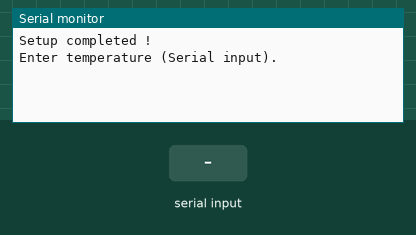
The sketch below on a simulated Arduino Uno, built with avr-gcc and run on an emulated ATmega328P. Shown: the last lines printed to the serial monitor. The inputs (shaded band) are chosen by the test bench.

Above: at 1.2 s.
1.3 s: "*\n" received over Serial
At 3.2 s:
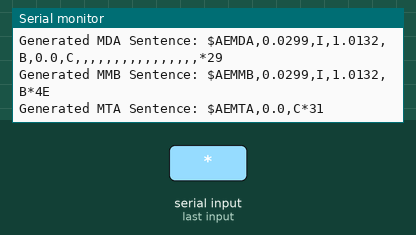
3.5 s: "$\n" received over Serial
At 4.41 s:
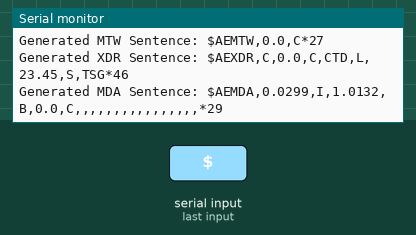
5.7 s: "90,45\n" received over Serial
At 6.58 s:
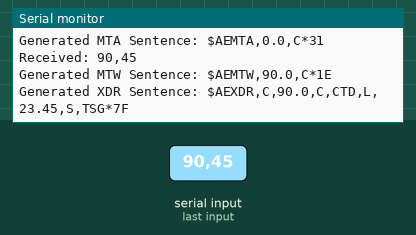
7.9 s: "30,150\n" received over Serial
At 8.89 s:
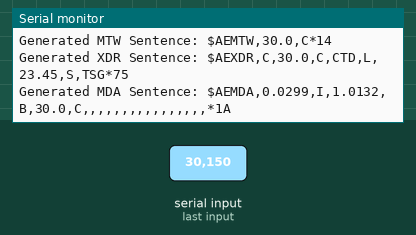
10.3 s: "5\n" received over Serial
At 11.12 s:
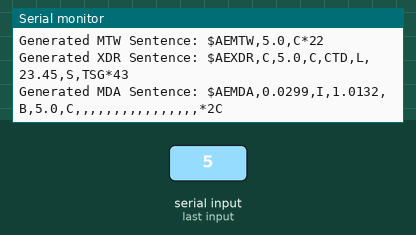
12.5 s: "200\n" received over Serial
At 13.35 s:
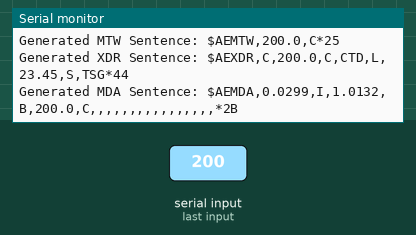
Timing chart, 0 to 15.5 s (numbered marks = the images above; inputs shaded):
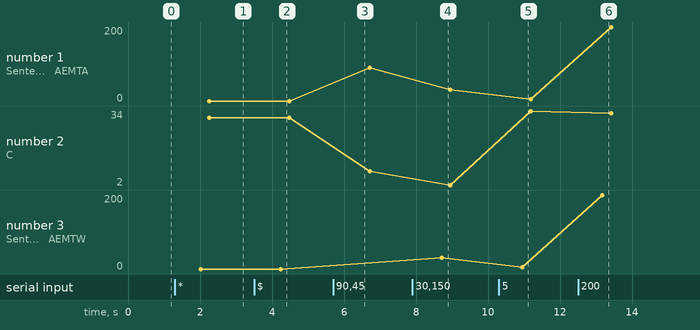

Measured:
- after the input at 1.3 s, the serial monitor: prints a new line after 0.70 s (image 1)
- after the input at 3.5 s, the serial monitor: prints a new line after 0.73 s (image 2)
- after the input at 5.7 s, the serial monitor: prints a new line after 0.76 s (image 3)
- after the input at 7.9 s, the serial monitor: prints a new line after 0.79 s (image 4)
- after the input at 10.3 s, the serial monitor: prints a new line after 0.63 s (image 5)
- after the input at 12.5 s, the serial monitor: prints a new line after 0.66 s (image 6)
- plotted number 1: 0 → 90 after the input at 5.7 s, 90 → 30 after the input at 7.9 s, 30 → 5 after the input at 10.3 s, 5 → 200 after the input at 12.5 s
- plotted number 2: 31 → 8 after the input at 5.7 s, 8 → 2 after the input at 7.9 s, 2 → 34 after the input at 10.3 s, 34 → 33 after the input at 12.5 s

The sketch:

NMEAGenerator.ino
```cpp
/**
  NMEA Sentence generation. WiP.
  MTW & XDR

  Requires interaction with the Serial Console.
  Enter a temperature, and see the generated NMEA sentences.
*/
#include "NMEAParser.h"

#define VERBOSE false
#define SENTENCE_MAX_LEN 512

char sentence[SENTENCE_MAX_LEN];

String EOS = "\r\n";
String receivedSentence = "";

void setup() {
  Serial.begin(9600); // Make sure this matches the console's speed (aka baud rate).
  while (!Serial)
    ;
  Serial.print("Setup completed !\n");
  Serial.print("Enter temperature (Serial input).\n");
}

void loop() {
  int data = -1;
  while (Serial.available() > 0) { // Checks whether data is coming from the serial port
    data = Serial.read(); // Reads the data from the serial port (can be a bluetooth port)
    receivedSentence.concat((char)data);
  }
  // Received a String
  if (receivedSentence.length() > 0) {
    if (receivedSentence.endsWith(EOS)) {
      receivedSentence = receivedSentence.substring(0, receivedSentence.length() - EOS.length());
    }
    receivedSentence.toUpperCase();
    // TODO Manage it
    Serial.print("Received: " + receivedSentence + "\n");
    // Serial.print("\n");
    float temp = 0.0;

    // try { // requires a -fexceptions handling...
      temp = receivedSentence.toFloat();

      if (VERBOSE) {
        Serial.print("Temperature is ");
        Serial.print(temp, 2);
        Serial.print(char(176));
        Serial.print("C");
        Serial.println("");
        Serial.println(temp, 6);
      }
      String talkerID = "AE"; // Astrolabe Expeditions
      String mwtSentence = generateMTW(talkerID, temp);
      // With T=12.345, expect $AEMTW,12.3,C*17
      Serial.println("Generated MTW Sentence: " + mwtSentence);

      String xdrSentence = generateXDR(talkerID, temp, 23.45); // Salinity hard-coded
      // Expect $AEXDR,C,12.3,C,FIREBEETLE,L,23.45,S,FIREBEETLE*65
      Serial.println("Generated XDR Sentence: " + xdrSentence);

      String mdaSentence = generateMDA(talkerID, 1.01325, temp); // Pressure hard-coded
      Serial.println("Generated MDA Sentence: " + mdaSentence);

      String mmbSentence = generateMMB(talkerID, 1.01325); // Pressure hard-coded
      Serial.println("Generated MMB Sentence: " + mmbSentence);

      String mtaSentence = generateMTA(talkerID, temp);
      Serial.println("Generated MTA Sentence: " + mtaSentence);

    // } catch (Exception ex) {
    //   Serial.println("Oops");
    // }
  }
  receivedSentence = ""; // Reset
  // delay ?
  delay(1000);
}
```

NMEAParser.h
```cpp
/**
 * Types used by the NMEA Parser
 */
#ifndef NMEA_DATA_TYPES

#define NMEA_DATA_TYPES

typedef struct DATE_TIME {
  int year;
  int month;
  int day;
  int hours;
  int minutes;
  float seconds;
} DateTime;

typedef struct RMC {
  bool active = false;
  double longitude;
  double latitude;
  double sog;
  double cog;
  // Date & Time
  DateTime utc;
  double declination;
} Rmc;

#endif

int calculateCheckSum(String sentence);
String toHex(int val);
bool isValid(String sentence);
String generateMTW(String talkerID, float temperature);
String generateXDR(String talkerID, float temperature, float salinity);
String generateMDA(String talkerID, float pressure, float temperature);
String generateMMB(String talkerID, float pressure);
String generateMTA(String talkerID, float temperature);
```

NMEAParser.ino
```cpp
/**
 * NMEA Utilities...
 */

/**
 * @brief Calculate the checksum of a given sentence
 *
 * @param sentence
 * @return int IN DECIMAL !!!
 */
int calculateCheckSum(String sentence) {
  int cs = 0;
  String str2validate = sentence.substring(1, sentence.indexOf("*"));
  //  Serial.print("To Validate:"); Serial.println(str2validate);
  int len = str2validate.length();
  for (int i = 0; i < len; i++) {
    char c = str2validate.charAt(i);
    cs = cs ^ c;
  }
  return cs;
}

/**
 * @brief Decimal to Hexadecimal conversion.
 *
 * @param val int, decimal.
 * @return String, 2 characters.
 */
String toHex(int val) {
  String hexVal = String(val, 16);
  if (val < 16) {
    hexVal = "0" + hexVal;
  }
  return hexVal;
}

/**
 * @brief Validates a given NMEA sentence by checking its checksum.
 *
 * @param sentence
 * @return bool true when valid, false otherwise
 */
bool isValid(String sentence) {
  //  Serial.print("NMEA:"); Serial.println(sentence);
  bool valid = true;
  sentence.trim();
  if (sentence.startsWith("$")) {
    if (sentence.indexOf("*") > -1) {
      String inLineCheckSum = sentence.substring(sentence.indexOf("*") + 1);
      int cs = calculateCheckSum(sentence);
      String csHex = toHex(cs);
      csHex.toUpperCase();
      //      Serial.print("Found:"); Serial.print(inLineCheckSum);
      //      Serial.print(" Calculated:"); Serial.print(csHex);
      //      Serial.println();
      valid = csHex.equals(inLineCheckSum);
    } else {
      valid = false;
    }
  } else {
    valid = false;
  }
  return valid;
}

/**
 * @brief Generates an MTW NMEA Sentence
  MTW - Water Temperature
    $--MTW,x.x,C*hh<CR><LF>
     | |   |   |
     | |   |   +-- Unit of measurement, C = degrees Celsius
     | |   +----- Temperature, degrees Celsius
     | +------- MWV NMEA sentence type
     +--------- NMEA Talker ID
  Example: $AEMTW,12.3,C*17
 *
 * @param talkerID
 * @param temperature
 * @return String
 */
String generateMTW(String talkerID, float temperature) {
  String mwtSentence = "$" + talkerID + "MTW," + String(temperature, 1) + ",C*";
  int cs = calculateCheckSum(mwtSentence);
  String checksum = toHex(cs);
  checksum.toUpperCase();
  mwtSentence = mwtSentence + checksum;
  return mwtSentence;
}

/**
 * @brief Generates an XDR NMEA Sentence
    XDR - Transducer Measurements
      $--XDR,a,x.x,a,c--c,...    ...a,x.x,a,c--c*hh<CR><LF>
             | |   | |    |        ||     |
             | |   | |    |        |+-----+-- Transducer 'n'
             | |   | |    +--------+- Data for variable # of transducers
             | |   | +- Transducer #1 ID (like 0..n, or PTCH, ROLL, ...)
             | |   +- Units of measure, Transducer #1
             | +- Measurement data, Transducer #1
             +- Transducer type, Transducer #1
      Notes:
      1) Sets of the four fields 'Type-Data-Units-ID' are allowed for an undefined number of transducers.
      Up to 'n' transducers may be included within the limits of allowed sentence length, null fields are not
      required except where portions of the 'Type-Data-Units-ID' combination are not available.
      2) Allowed transducer types and their units of measure are:
      Transducer           Type Field  Units Field              Comments
      -------------------------------------------------------------------
      temperature            C           C = degrees Celsius
      angular displacement   A           D = degrees            "-" = anti-clockwise
      linear displacement    D           M = meters             "-" = compression
      frequency              F           H = Hertz
      force                  N           N = Newton             "-" = compression
      pressure               P           B = Bars, P = Pascal   "-" = vacuum
      flow rate              R           l = liters/second
      tachometer             T           R = RPM
      humidity               H           P = Percent
      volume                 V           M = cubic meters
      generic                G           none (null)            x.x = variable data
      current                I           A = Amperes
      voltage                U           V = Volts
      switch or valve        S           none (null)            1 = ON/ CLOSED, 0 = OFF/ OPEN
      salinity               L           S = ppt                ppt = parts per thousand

      Non-numeric transducer IDs seem to be used as needed, like PTCH, PITCH, ROLL, MAGX, MAGY, MAGZ, AIRT, ENGT, ...
      I found no list of "official" transducer IDs.
 *
 * @param talkerID
 * @param temperature in Celsius
 * @param salinity in ppt (parts per thousand)
 * @return String
 */
String generateXDR(String talkerID, float temperature, float salinity) {
  // String sensorName = "FIREBEETLE"; // Hard-coded sensor name, for now.
  String tsgSensorName = "TSG"; // thermosalinographe
	String ctdSensorName = "CTD"; // Conductivity Temperature Deph

  String xdrSentence = "";
  // We generate a sentence like $AEXDR,C,12.3,C,FIREBEETLE,L,23.45,S,FIREBEETLE*65
  //                          or $AEXDR,C,12.3,C,TSG,L,23.45,S,CTD*76
  xdrSentence = "$" + talkerID + "XDR,C," + String(temperature, 1) +
                ",C," + ctdSensorName +
                ",L," + String(salinity, 2) + ",S," + tsgSensorName + "*";
  int cs = calculateCheckSum(xdrSentence);
  String checksum = toHex(cs);
  checksum.toUpperCase();
  xdrSentence = xdrSentence + checksum;
  return xdrSentence;
}

/**
 * @brief Generates an MDA NMEA Sentence
 *
 * MDA Meteorological Composite
 * $--MDA,x.x,I,x.x,B,x.x,C,x.x,C,x.x,x.x,x.x,C,x.x,T,x.x,M,x.x,N,x.x,M*hh<CR><LF>
 *        |     |     |     |     |   |   |     |     |     |     |
 *        |     |     |     |     |   |   |     |     |     |     19-Wind speed, m/s
 *        |     |     |     |     |   |   |     |     |     17-Wind speed, knots
 *        |     |     |     |     |   |   |     |     15-Wind dir Mag
 *        |     |     |     |     |   |   |     13-Wind dir, True
 *        |     |     |     |     |   |   11-Dew Point C
 *        |     |     |     |     |   10-Absolute hum %
 *        |     |     |     |     9-Relative hum %
 *        |     |     |     7-Water temp in Celsius
 *        |     |     5-Air Temp in Celsius  |
 *        |     3-Pressure in Bars
 *        1-Pressure in inches
 *
 * Example: $WIMDA,29.4473,I,0.9972,B,17.2,C,,,,,,,,,,,,,,*3E
 *
 * Note: We generate here only pressure and air temperature values. More can be added if needed.
 *
 * @param talkerID
 * @param pressure in Bars
 * @param temperature in Celsius
 * @return String
 */

String generateMDA(String talkerID, float pressure, float temperature) {
  String mdaSentence = "$" + talkerID + "MDA," +
                       String(pressure / 33.8639, 4) + ",I," + // 1-Pressure in inches
                       String(pressure, 4) + ",B," +            // 3-Pressure in Bars
                       String(temperature, 1) + ",C," +         // 5-Air Temp in Celsius
                       ",,,,,,,,,,,,,,,*";                      // The rest is empty for now
  int cs = calculateCheckSum(mdaSentence);
  String checksum = toHex(cs);
  checksum.toUpperCase();
  mdaSentence = mdaSentence + checksum;
  return mdaSentence;
}

/**
 * @brief Generates an MMB NMEA Sentence
 * MMB - Atmospheric/Barometric Pressure
 *   $--MMB,x.x,I,x.x,B*hh<CR><LF>
 *   |  |   |   | |   |
 *   |  |   |   | |   +-- Unit of measurement, B = Bars
 *   |  |   |   | +----- Pressure, Bars
 *   |  |   |   +--------- Unit of measurement, I = inches of Hg
 *   |  |   +------------- Pressure, inches of Hg
 *   |  +----------------- MMB NMEA sentence type
 *   +------------------- NMEA Talker ID
 * Example: $IIMMB,29.9350,I,1.0136,B*7A
 * Note: 1 inch of Hg = 33.8639 millibar (hPa)
 * Thus, to convert millibar to inches of Hg, divide by 33.8639
 * To convert inches of Hg to millibar, multiply by 33.8639
 * Example: 1013.6 millibar = 29.9350 inches of Hg
 * 29.9350 inches of Hg = 1013.6 millibar
 * Reference: https://www.weather.gov/media/epz/wxcalc/pressureConversion.pdf
 *
 * @param talkerID
 * @param pressure in Bars !!
 * @return String
 */
String generateMMB(String talkerID, float pressure) {
  String mmbSentence = "$" + talkerID + "MMB," + String(pressure / 33.8639, 4) + ",I," + String(pressure, 4) + ",B*";
  int cs = calculateCheckSum(mmbSentence);
  String checksum = toHex(cs);
  checksum.toUpperCase();
  mmbSentence = mmbSentence + checksum;
  return mmbSentence;
}

/**
 * @brief generates an MTA NMEA Sentence
  MTA - Air Temperature
    $--MTA,x.x,C*hh<CR><LF>
     | |   |   |
     | |   |   +-- Unit of measurement, C = degrees Celsius
     | |   +----- Temperature, degrees Celsius
     | +------- MTA NMEA sentence type
     +--------- NMEA Talker ID
  Example: $AEMTA,15.2,C*1C
 *
 * @param talkerID
 * @param temperature in Celsius
 * @return String
 */
String generateMTA(String talkerID, float temperature) {
  String mtaSentence = "$" + talkerID + "MTA," + String(temperature, 1) + ",C*";
  int cs = calculateCheckSum(mtaSentence);
  String checksum = toHex(cs);
  checksum.toUpperCase();
  mtaSentence = mtaSentence + checksum;
  return mtaSentence;
}
```
